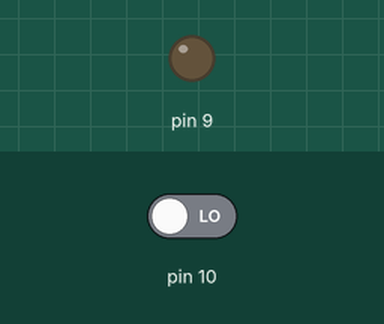
Bench run of a sketch on a simulated Arduino Uno, built with avr-gcc and run on an emulated ATmega328P. Shown: output pins drawn as LEDs (lit = HIGH). Dashed ring = blinking. The inputs (shaded band) are chosen by the test bench; at power-on: pin 10 LOW.

Above: at 1.2 s.
1.3 s: pin 10 driven HIGH
At 1.4 s:
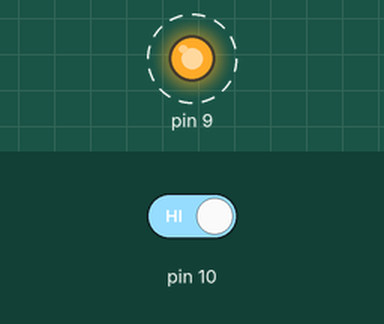
4.3 s: pin 10 driven LOW
At 4.9 s:
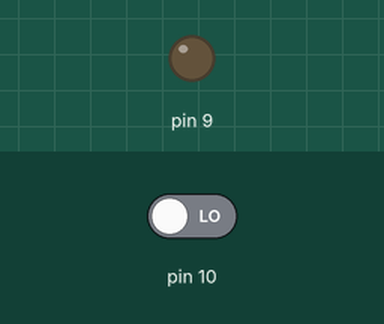
Timing chart, 0 to 7.3 s (numbered marks = the images above; inputs shaded):
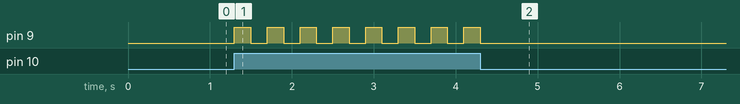

The sketch:

press_button_led.ino
```cpp
void setup()
{
  pinMode(9,OUTPUT);
  pinMode(10,INPUT);
}

void loop()
{
  if(digitalRead(10) == 1)
  {
    digitalWrite(9,HIGH);
    delay(200);
    digitalWrite(9,LOW);
    delay(200);
  }
}
```

pointer_function.c
```cpp
#include <stdio.h>

void first() {
    printf("This is First\n");
}

void second() {
    printf("This is Second\n");
}

void (*actions[])() = { second, second };
const int action_count = sizeof(actions) / sizeof(actions[0]);

int main(void) {
    printf("Hello World\n");
    printf("Action Count: %d\n",action_count);
    for(int x=0;x<action_count;x++)
    {
        actions[x]();   // call the function pointer
    }
    return 0;
}
```

Measured:
- after the input at 1.3 s, pin 9: alternates HIGH for 0.20 s and LOW for 0.20 s, starting at once
- after the input at 4.3 s, pin 9: goes on until 4.3 s, then stays LOW
